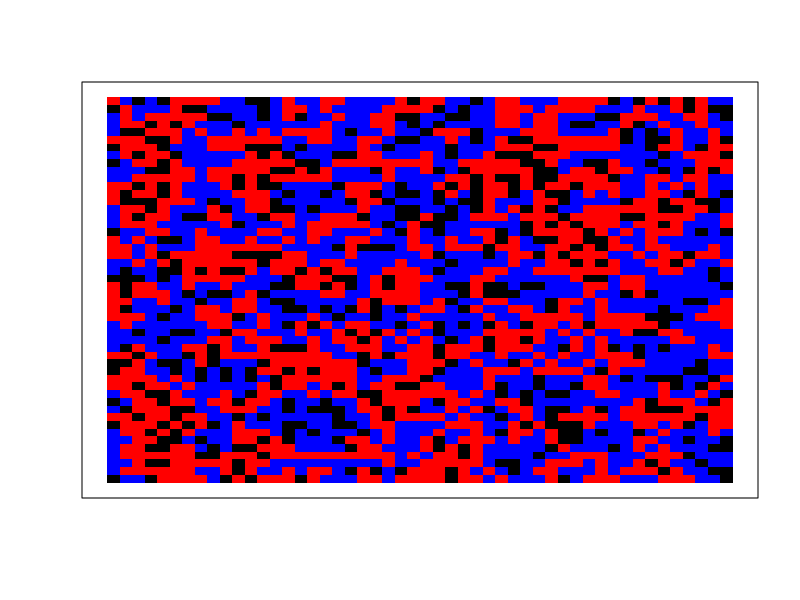
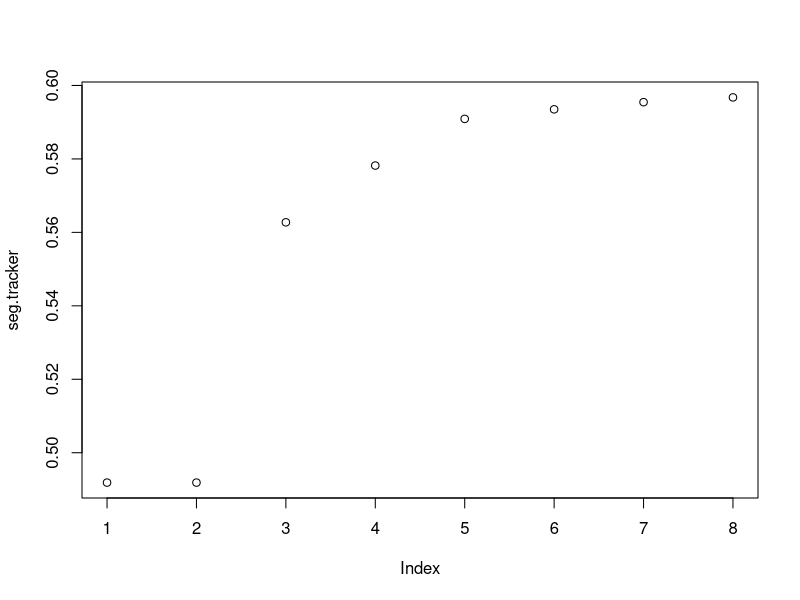

Write the R code that produced these figures, in order.
# model parameters ####
rows <- 50 
cols <- 50
proportion.group.1 <- .5 # proportion of red agents
empty <- .2 # proportion of grid that will be empty space
min.similarity <- 2/8 # minimum proportion of neighbors that are the same type to not move

# create.grid ####
# generates a rows x column matrix and randomly places the initial population
# values in the matrix are either 0, 1, or 2
# if 0, the space is empty
# 1 and 2 represent the two different groups
create.grid <- function(rows, cols, proportion.group.1, empty){
  pop.size.group.1 <- (rows*cols)*(1-empty)*proportion.group.1
  pop.size.group.2 <- (rows*cols)*(1-empty)*(1-proportion.group.1)
  
  initial.population <- sample(c(
    rep(1, pop.size.group.1), 
    rep(2, pop.size.group.2), 
    rep(0, (rows*cols)-pop.size.group.1-pop.size.group.2)
  ))
  grid <- matrix(initial.population, nrow=rows, ncol=cols)
}

# visualize.grid ####
# outputs a visualization of the grid, with red squares representing group 1,
# blue squares group 2, and black squares empty locations.
visualize.grid <- function(grid){
  image(grid, col=c('black','red','blue'), xaxs=NULL, yaxs=NULL, xaxt='n', yaxt='n')
}

# empty.locations ####
# returns all the locations in the grid that are empty
# output is an N x 2 array, with N equal to the number of empty locations
# the 2 columns contain the row and column of the empty location.
empty.locations <- function(grid){
  return(which(grid==0, arr.ind=T))
}

# similarity.to.center ####
# takes a grid and the center.val of that grid and returns
# the proportion of cells that are the same as the center,
# ignoring empty cells. the center.val must be specified
# manually in case the grid has an even number of rows or 
# columns
similarity.to.center <- function(grid.subset, center.val){
  if(center.val == 0){ return(NA) }
  same <- sum(grid.subset==center.val) - 1
  not.same <- sum(grid.subset!=center.val) - sum(grid.subset==0)
  return(same/(same+not.same))
}

# segregation ####
# computes the proportion of neighbors who are from the same group
segregation <- function(grid){
  same.count <- 0
  diff.count <- 0
  for(row in 1:(nrow(grid)-1)){
    for(col in 1:(ncol(grid)-1)){
      if(grid[row,col] != 0 && grid[row+1,col+1] != 0){
        if(grid[row,col] != grid[row+1,col+1]){
          diff.count <- diff.count + 1
        } else {
          same.count <- same.count + 1
        }
      }
    }
  }
  return(same.count / (same.count + diff.count))
}

# unhappy.agents ####
# takes a grid and a minimum similarity threshold and computes
# a list of all of the agents that are unhappy with their 
# current location. the output is N x 2, with N equal to the
# number of unhappy agents and the columns representing the 
# location (row, col) of the unhappy agent in the grid
unhappy.agents <- function(grid, min.similarity){
  grid.copy <- grid
  for(row in 1:rows){
    for(col in 1:cols){
      similarity.score <- similarity.to.center(grid[max(0, row-1):min(rows,row+1), max(0,col-1):min(cols,col+1)], grid[row,col])
      if(is.na(similarity.score)){
        grid.copy[row,col] <- NA
      } else {
        grid.copy[row,col] <- similarity.score >= min.similarity
      }
    }
  }
  return(which(grid.copy==FALSE, arr.ind = T))
}

# one.round ####
# runs a single round of the simulation. the round starts by finding
# all of the unhappy agents and empty spaces. then unhappy agents are randomly
# assigned to a new empty location. a new grid is generated to reflect all of
# the moves that took place.
one.round <- function(grid, min.similarity){
  #find all the empty spaces
  empty.spaces <- empty.locations(grid)
  #find all the unhappy agents
  unhappy <- unhappy.agents(grid, min.similarity)
  #shuffle empty spaces to create random assignement
  empty.spaces <- empty.spaces[sample(1:nrow(empty.spaces)), ]
  #go through the empty spaces list and assign an agent to each
  for(i in 1:nrow(empty.spaces)) {
    #if we run out of unhappy dudes we wanna end the for loop then
    if(i > nrow(unhappy)){
      break;
    }
    #make the switch by copying an unhappy index from grid to the corresponding
    #index in empty spaces. 
    grid[empty.spaces[i, 1], empty.spaces[i,2]] <- grid[unhappy[i,1], unhappy[i,2]]
    #
    grid[unhappy[i,1], unhappy[i,2]] <- 0
  }
  return(grid)
}

# running the simulation ####
done <- FALSE # a variable to keep track of whether the simulation is complete
grid <- create.grid(rows, cols, proportion.group.1, empty)
seg.tracker <- c(segregation(grid)) # keeping a running tally of the segregation scores for each round
while(!done){
  new.grid <- one.round(grid, min.similarity) # run one round of the simulation, and store output in new.grid
  seg.tracker <- c(seg.tracker, segregation(grid)) # calculate segregation score and add to running list
  if(all(new.grid == grid)){ # check if the new.grid is identical to the last grid
    done <- TRUE # if it is, simulation is over -- no agents want to move
  } else {
    grid <- new.grid # otherwise, replace grid with new.grid, and loop again.
  }
}
layout(1) # change graphics device to have two plots
visualize.grid(grid) # show resulting grid
plot(seg.tracker) # plot segregation over time
